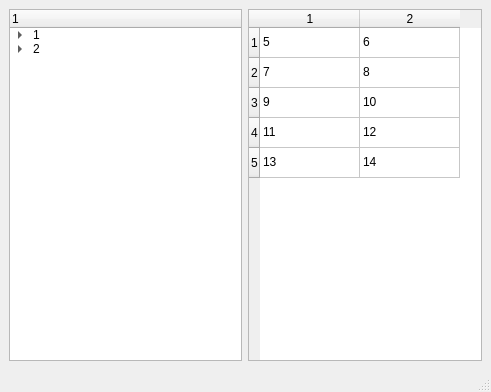
<?xml version="1.0" encoding="UTF-8"?>
<ui version="4.0">
 <class>MainWindow</class>
 <widget class="QMainWindow" name="MainWindow">
  <property name="geometry">
   <rect>
    <x>0</x>
    <y>0</y>
    <width>491</width>
    <height>392</height>
   </rect>
  </property>
  <property name="windowTitle">
   <string>MainWindow</string>
  </property>
  <widget class="QWidget" name="centralwidget">
   <layout class="QGridLayout" name="gridLayout">
    <item row="0" column="0">
     <widget class="QTreeWidget" name="treeWidget">
      <property name="dragDropMode">
       <enum>QAbstractItemView::NoDragDrop</enum>
      </property>
      <column>
       <property name="text">
        <string>1</string>
       </property>
      </column>
      <item>
       <property name="text">
        <string>1</string>
       </property>
       <item>
        <property name="text">
         <string>1,2</string>
        </property>
       </item>
       <item>
        <property name="text">
         <string>1,1</string>
        </property>
       </item>
      </item>
      <item>
       <property name="text">
        <string>2</string>
       </property>
       <item>
        <property name="text">
         <string>2,2</string>
        </property>
       </item>
       <item>
        <property name="text">
         <string>2,1</string>
        </property>
       </item>
      </item>
     </widget>
    </item>
    <item row="0" column="1">
     <widget class="QTableWidget" name="tableWidget">
      <property name="editTriggers">
       <set>QAbstractItemView::NoEditTriggers</set>
      </property>
      <property name="dragDropMode">
       <enum>QAbstractItemView::NoDragDrop</enum>
      </property>
      <row>
       <property name="text">
        <string>1</string>
       </property>
      </row>
      <row>
       <property name="text">
        <string>2</string>
       </property>
      </row>
      <row>
       <property name="text">
        <string>3</string>
       </property>
      </row>
      <row>
       <property name="text">
        <string>4</string>
       </property>
      </row>
      <row>
       <property name="text">
        <string>5</string>
       </property>
      </row>
      <column>
       <property name="text">
        <string>1</string>
       </property>
      </column>
      <column>
       <property name="text">
        <string>2</string>
       </property>
      </column>
      <item row="0" column="0">
       <property name="text">
        <string>5</string>
       </property>
      </item>
      <item row="0" column="1">
       <property name="text">
        <string>6</string>
       </property>
      </item>
      <item row="1" column="0">
       <property name="text">
        <string>7</string>
       </property>
      </item>
      <item row="1" column="1">
       <property name="text">
        <string>8</string>
       </property>
      </item>
      <item row="2" column="0">
       <property name="text">
        <string>9</string>
       </property>
      </item>
      <item row="2" column="1">
       <property name="text">
        <string>10</string>
       </property>
      </item>
      <item row="3" column="0">
       <property name="text">
        <string>11</string>
       </property>
      </item>
      <item row="3" column="1">
       <property name="text">
        <string>12</string>
       </property>
      </item>
      <item row="4" column="0">
       <property name="text">
        <string>13</string>
       </property>
      </item>
      <item row="4" column="1">
       <property name="text">
        <string>14</string>
       </property>
      </item>
     </widget>
    </item>
   </layout>
  </widget>
  <widget class="QMenuBar" name="menubar">
   <property name="geometry">
    <rect>
     <x>0</x>
     <y>0</y>
     <width>491</width>
     <height>21</height>
    </rect>
   </property>
  </widget>
  <widget class="QStatusBar" name="statusbar"/>
 </widget>
 <resources/>
 <connections/>
</ui>
